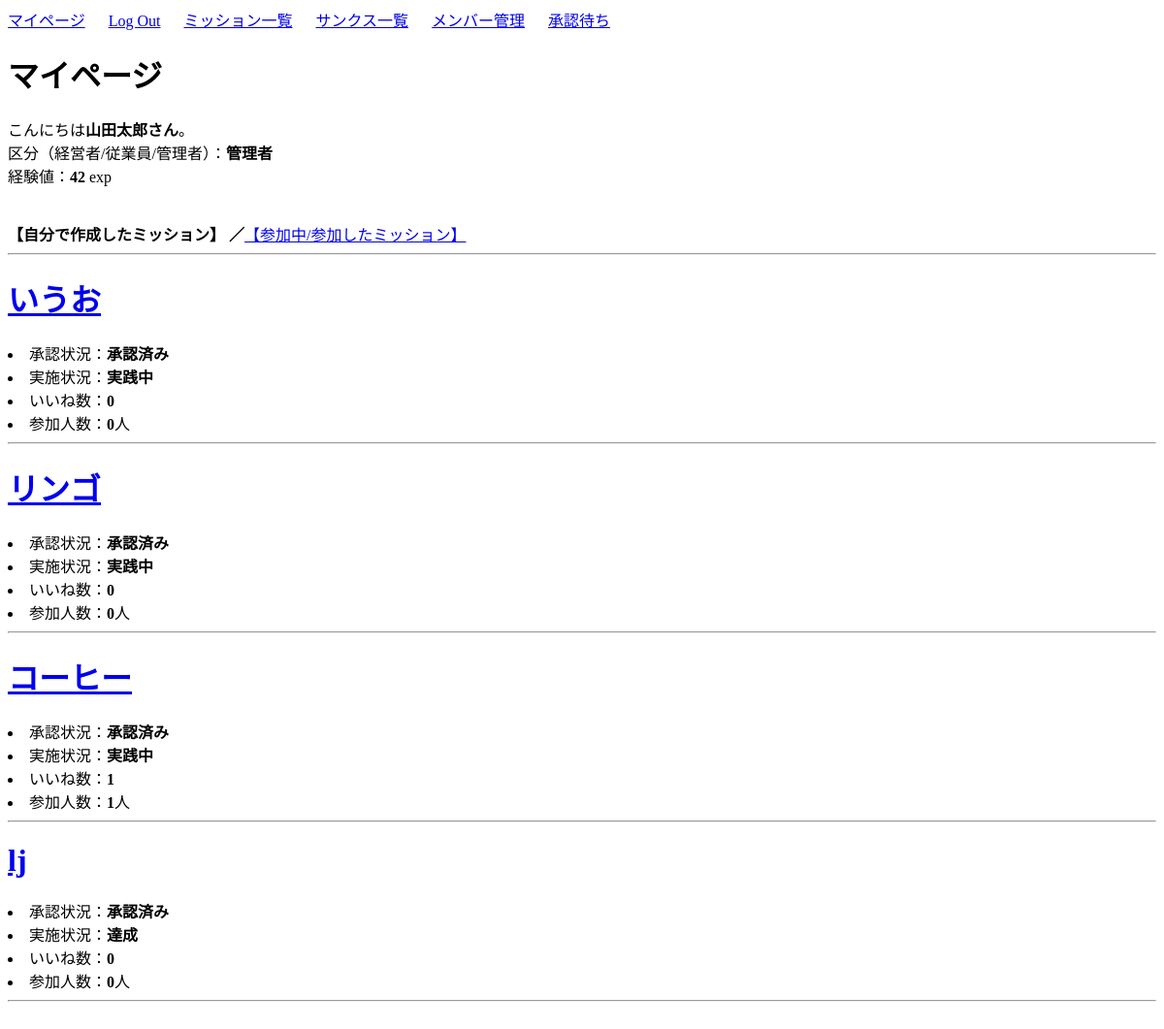
The app's page / (signed in), older data.
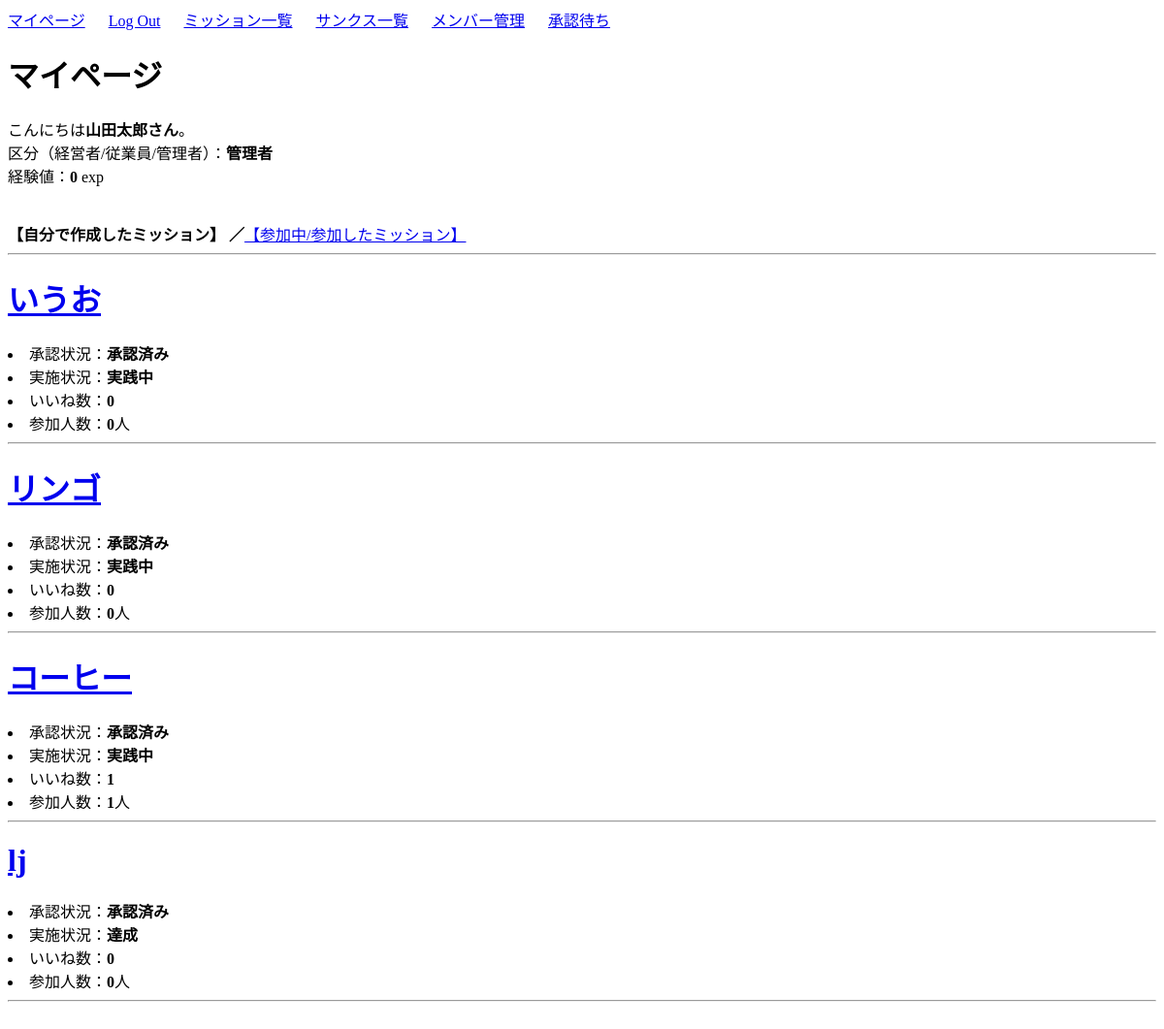
The same page, newer data.
### user/models.py (models this page shows, shortened)
class Profile(models.Model):
    user = models.OneToOneField(User, on_delete=models.CASCADE)
    kubun = models.CharField(verbose_name='区分',
                             max_length=2,
                             choices=KUBUN_CHOICES,
                             blank=True)
    exp_total = models.IntegerField(verbose_name='経験値', default=10)
    mission_create_count = models.IntegerField(default=0)  # ミッション作成回数
    my_success_count = models.IntegerField(default=0)      # 自ら作成したミッションの達成数
    join_count = models.IntegerField(default=0)            # ミッション参加回数
    team_success_count = models.IntegerField(default=0)    # 参加したミッションの達成回数
    thanks_count = models.IntegerField(default=0)          # 感謝した回数
    thanked_count = models.IntegerField(default=0)         # 感謝された回数

### user/views.py (the view)
# urls.py: path('', views.expmain, name='expmain'),
def expmain(request):
    if request.user.is_authenticated:
        profiles = Profile.objects.filter(user__username=request.user.username)
        profile = profiles[0]
        my_missions = Mission.objects.filter(author=request.user)   # 自分が作成したミッション
        join_missions = profile.mission_set.all                     # 自分が参加したミッション
        contents = {
            "profile": profile,
            "total_exp": total_exp,
            "my_missions": my_missions,
            "join_missions": join_missions,
        }
    else:
        contents = {}
    return render(request, 'user/expmain.html', contents)

### user/templates/user/expmain.html (shortened to what this page needs)
{% extends 'mission/base.html' %}
{% block body %}
<!DOCTYPE html>
<html>
<head>
</head>
<body>
    <h1>マイページ</h1>
    {% if user.is_authenticated %}
    こんにちは<b>{{ profile.user.username }}さん</b>。
    <br>
    {% if profile %}
    区分（経営者/従業員/管理者）：<b>{{ profile.get_kubun_display }}</b>
    <br>
    経験値：<b>{{ profile.exp_total }}</b> exp
    <br>
    <br>
    <br>
    <b>【自分で作成したミッション】 ／</b><a href="{% url 'join-list' %}">【参加中/参加したミッション】</a>
    <hr>
    {% for mission in my_missions reversed %}
    <h1><a href="{% url 'mission-detail' mission.id %}">{{ mission.title }}</a></h1>
    <li>承認状況：<b>{{ mission.get_approval_display }}</b></li>
    <li>実施状況：<b>{{ mission.get_mission_flg_display }}</b></li>
    <li>いいね数：<b>{{ mission.good_count }}</b></li>
    <li>参加人数：<b>{{ mission.participants }}</b>人</li>
    <hr>
    {% endfor %}
    <br>
    {% else %}
    <p>データがありません。</p>
    {% endif %}
    {% else %}
    <h3>loginしてください。</h3>
    {% endif %}
</body>
</html>
{% endblock body %}

Row changes from the older to the newer data that the page shows:
changed Profile "管理者": exp_total "42" → "0"
